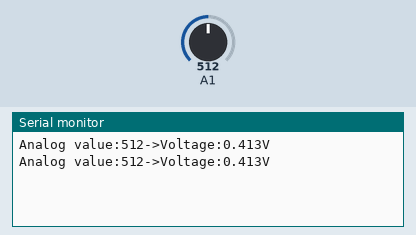
The sketch below on a simulated Arduino Uno, built with avr-gcc and run on an emulated ATmega328P. On the bench: the last lines printed to the serial monitor. The test bench sets the inputs (shaded band); at power-on: A1 = 512.

Above: at 1.8 s.
1.9 s: A1 set to 716
At 2.8 s:
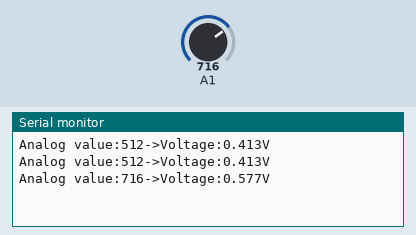
3.4 s: A1 set to 900
At 4.6 s:
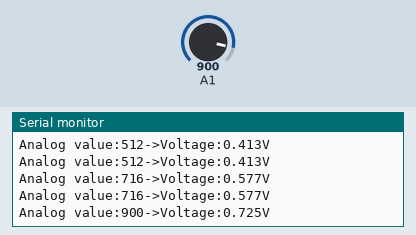
Timing chart, 0 to 6.4 s (numbered marks = the images above; inputs shaded):
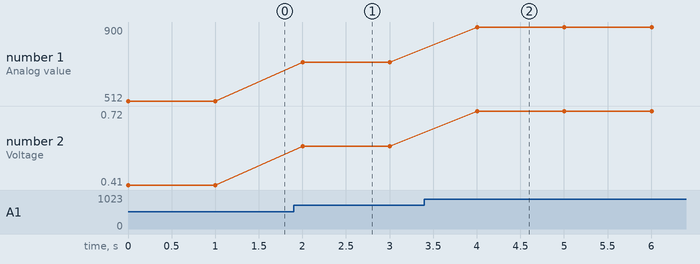

The sketch:

Lab1.1continue.ino
```cpp
void setup() {
 Serial.begin(9600);
 while(!Serial);

  // put your setup code here, to run once:
}
void loop() {
 int raw=analogRead(A1);
 float voltage = raw*(3.3/4095.0);

 Serial.print("Analog value:");
 Serial.print(raw);
 Serial.print("->Voltage:");
 Serial.print(voltage,3);
 Serial.println("V");

 delay(1000);

}
```

Measured:
- after the input at 1.9 s, the serial monitor: prints a new line after 0.10 s (image 1)
- after the input at 3.4 s, the serial monitor: prints a new line after 0.60 s (image 2)
- plotted number 1: 512 → 716 after the input at 1.9 s, 716 → 900 after the input at 3.4 s
- plotted number 2: 0.41 → 0.58 after the input at 1.9 s, 0.58 → 0.72 after the input at 3.4 s
